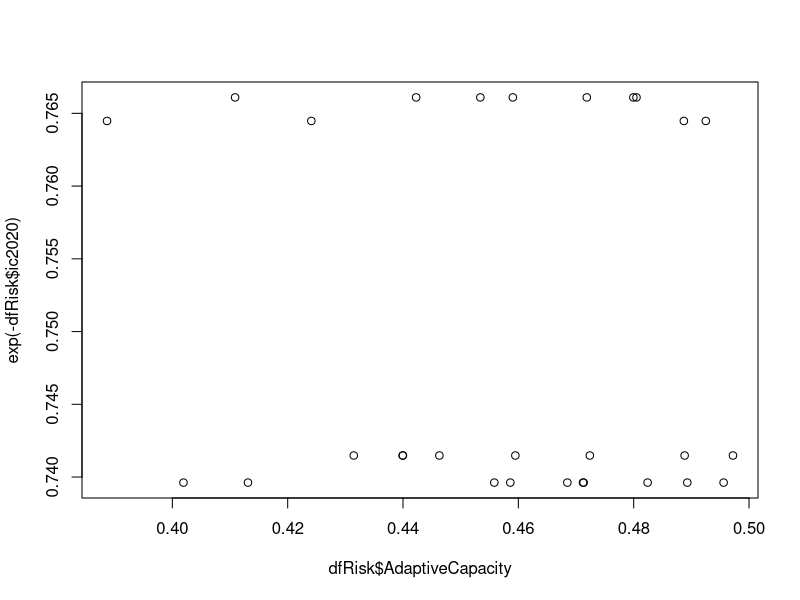
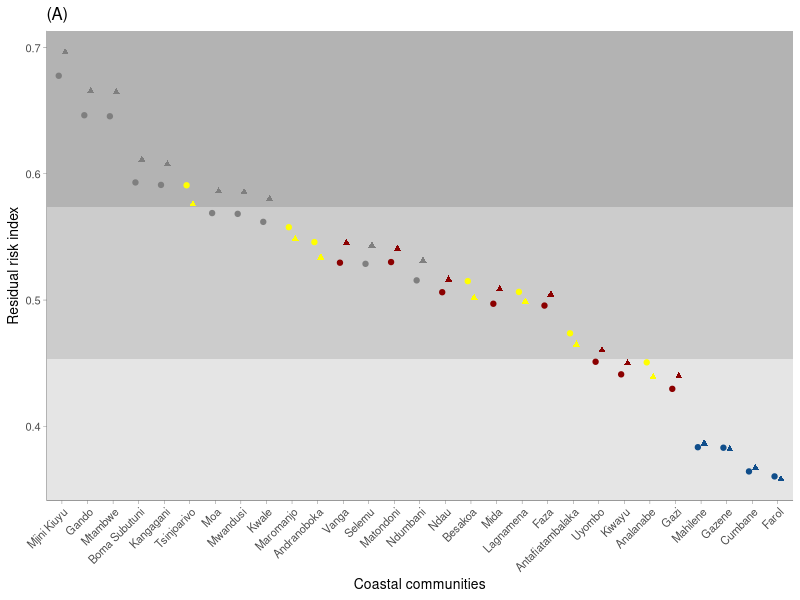
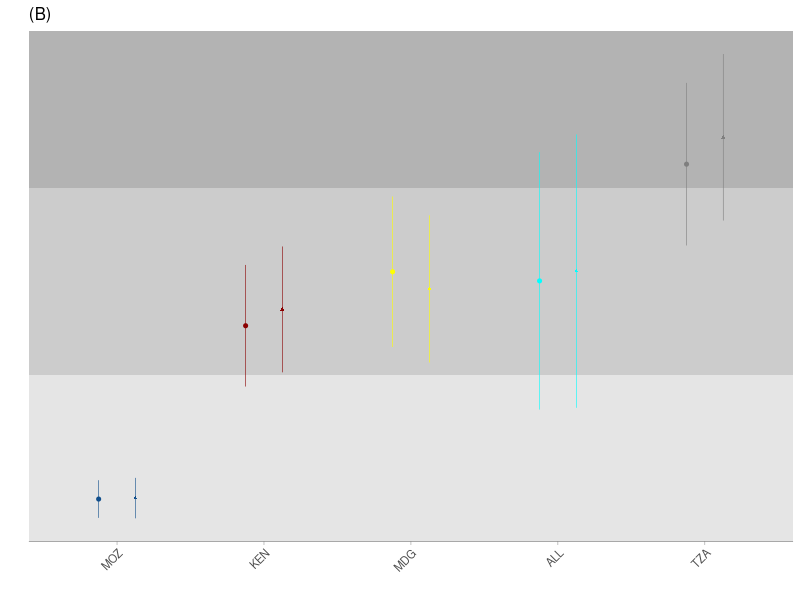

The R source for these figures, in order: (Note: this script raises an error after producing the figures.)
library(tidyverse)
dfRisk <- read_csv("2_Data/sheet/RiskDataFINAL.csv")
dfRisk <- dfRisk %>% mutate(ISO3 = Country,
                            ISO3 = ifelse(ISO3 == "Kenya", "KEN", ISO3),
                            ISO3 = ifelse(ISO3 == "Tanzania", "TZA", ISO3),
                            ISO3 = ifelse(ISO3 == "Madagascar", "MDG", ISO3),
                            ISO3 = ifelse(ISO3 == "Mozambique", "MOZ", ISO3))
I_Ctrl <- read_csv("2_Data/sheet/ImpactControl.csv")
dfRisk <- merge(dfRisk, I_Ctrl, by.x = "ISO3")
plot(dfRisk$AdaptiveCapacity, exp(-dfRisk$ic2020))

##############################################################################################################################
#                                 Estimate potential residual risk and plot difference among villages
#############################################################################################################################
dfRisk<- dfRisk %>% mutate(rr.ssp585 = ((imp.ssp370.2050*Sensitivity)/AdaptiveCapacity)*exp(-ic2020),
                           rr.ssp245 = ((imp.ssp245.2050*Sensitivity)/AdaptiveCapacity)*exp(-ic2020))
df <- rbind(data.frame(sce = "SSP2-4.5", risk = (dfRisk$rr.ssp245), village = dfRisk$Villages, ISO3 = dfRisk$ISO3),
            data.frame(sce = "SSP5-8.5", risk = (dfRisk$rr.ssp585), village = dfRisk$Villages, ISO3 = dfRisk$ISO3))
Q1 <- summary(df$risk)[[2]] #first quartile
Q3 <- summary(df$risk)[[5]] #third quartile
(plt2 <- ggplot(data = df)+
    geom_rect(fill = "grey90", xmin = -Inf, xmax = Inf, ymin = -Inf, ymax = Q1)+
    geom_rect(fill = "grey80", xmin = -Inf, xmax = Inf, ymin = Q1, ymax = Q3)+
    geom_rect(fill = "grey70", xmin = -Inf, xmax = Inf, ymin = Q3, ymax = Inf)+
    #geom_col(aes(reorder(Villages, risk.ssp370.2050), risk.ssp370.2050), width = .2, fill = "grey90")+
    geom_point(aes(x=reorder(village,-risk), y=risk, colour = ISO3, shape = sce), size = 1.5, position = position_dodge2(width =.5))+
    #geom_text(aes(x=reorder(village,risk), y=risk, label = round(risk,2)), size = 2, colour = "black", fontface = "bold",position = position_dodge(width =.5))+
    labs(x = "Coastal communities", y = "Residual risk index", title = "(A)")+
    #scale_y_continuous(expand = c(0,0), limits = c(.25,.55), breaks = seq(.25,.55, 0.05))+
    scale_shape_manual(values = c("SSP2-4.5" = 19, "SSP5-8.5" = 17))+
    theme_classic(base_size = 10)+
    scale_colour_manual(name="", values = c("KEN"="darkred","MDG"="yellow","MOZ"="dodgerblue4","TZA"="grey50"))+
    scale_fill_manual(name="", values = c("KEN"="darkred","MDG"="yellow","MOZ"="dodgerblue4","TZA"="grey50"))+
    theme(legend.position = "", 
          legend.background = element_rect(fill = NA),
          axis.text.x = element_text(angle = 45, vjust = 1, hjust = 1),
          axis.line = element_line(linewidth = .1), 
          axis.ticks = element_line(linewidth = .1)))

#Plots bars for each country
df1 <- dfRisk %>% group_by(ISO3) %>% 
  summarise(mn.585 = mean(rr.ssp585),
            sd.585 = sd(rr.ssp585),
            mn.245 = mean(rr.ssp245),
            sd.245 = sd(rr.ssp245)) %>% ungroup()

df2 <- dfRisk %>% 
  summarise(mn.585 = mean(rr.ssp585),
            sd.585 = sd(rr.ssp585),
            mn.245 = mean(rr.ssp245),
            sd.245 = sd(rr.ssp245)) 
df2 <- cbind(ISO3 = "ALL", df2)
df <- rbind(df1, df2)

df <- rbind(data.frame(sce = "SSP2-4.5", MN = df$mn.245, LL = df$mn.245-df$sd.245, UL = df$mn.245+df$sd.245, ISO3 = df$ISO3),
            data.frame(sce = "SSP5-8.5", MN = df$mn.585, LL = df$mn.585-df$sd.585, UL = df$mn.585+df$sd.585, ISO3 = df$ISO3)) %>% group_by (ISO3) %>% mutate(sortMag = mean(MN))
(plt3 <- ggplot(data = df)+
    geom_rect(fill = "grey90", xmin = -Inf, xmax = Inf, ymin = -Inf, ymax = Q1)+
    geom_rect(fill = "grey80", xmin = -Inf, xmax = Inf, ymin = Q1, ymax = Q3)+
    geom_rect(fill = "grey70", xmin = -Inf, xmax = Inf, ymin = Q3, ymax = Inf)+
    geom_pointrange(aes(x = reorder(ISO3, sortMag), y = MN, ymin = LL, ymax = UL, colour=ISO3, shape = sce),
                    size=.1, linewidth = .2, position = position_dodge(width =.5))+
    scale_colour_manual(name="", values = c("KEN"="darkred","MDG"="yellow","MOZ"="dodgerblue4","TZA"="grey50", "ALL"="cyan"))+
    scale_shape_manual(values = c("SSP2-4.5" = 19, "SSP5-8.5" = 17))+
    labs(y = "", x="", title = "(B)")+
    #scale_y_continuous(expand = c(0,0), limits = c(.25,.55), breaks = seq(.25,.55, 0.05),position = "right")+
    theme_classic(base_size = 10)+
    theme(legend.position = "", 
          panel.background = element_rect(fill = "transparent", colour = NA),
          plot.background = element_rect(fill = "transparent"),
          axis.text.x = element_text(angle = 45, vjust = 1, hjust = 1),
          axis.line.y = element_blank(),
          axis.text.y = element_blank(),
          axis.ticks.y = element_blank(),
          panel.border = element_blank(), 
          axis.line = element_line(linewidth = .1), 
          axis.ticks.x = element_line(linewidth = .1)))
#plt1 + annotation_custom(ggplotGrob(plt2), xmin = 1, xmax = 14, ymin = .5, ymax = .79)
plt2+plt3+plot_layout(ncol = 2, widths = c(5,1))
ggsave("3_Outputs/plots/3_RiskResidual.png", dpi = 1200, height = 4, width = 8)



###################################################################################################################
#                     ECONOMIC VALUATION APPROACHES
##################################################################################################################
#Import value coefficients
econValues <- readxl::read_excel("2_Data/sheet/4_EconomicValuations/EcosystemServiceValueCoefficients.xlsx", sheet = "mini")
dfRisk <- merge(dfRisk, econValues, by.x = "ISO3")
#Find total economic value
dfRisk$TEV = ((dfRisk$corals*dfRisk$CoralsVal)+(dfRisk$seagrass*dfRisk$SeagrassVal)+(dfRisk$mangrove*dfRisk$MangroveVal)+(dfRisk$cropcover*dfRisk$CropsVal))/1e4 #divide by 10000 to convert from meters to hectares
plot(dfRisk$TEV/1e6, dfRisk$rr.ssp585)

#Plot Options Spaces based on residual risk and 
df <- rbind(data.frame(sce = "SSP2-4.5", risk = dfRisk$rr.ssp245, TEV = dfRisk$TEV/1e6, village = dfRisk$Villages, ISO3 = dfRisk$ISO3),
            data.frame(sce = "SSP5-8.5", risk = dfRisk$rr.ssp585, TEV = dfRisk$TEV/1e6, village = dfRisk$Villages, ISO3 = dfRisk$ISO3))
yR <- range(df$risk);xR <- range(df$TEV)
lgd <- expand.grid(x = seq(xR[1],xR[2], diff(xR)/100), 
                   y = seq(yR[1],yR[2], diff(yR)/100)) %>% 
  mutate(x1 = scales::rescale(x),
         y1 = scales::rescale(y),
         mix = rgb(y1,.5,x1))
# Q1 <- summary(df$risk)[[2]] #first quartile
# Q3 <- summary(df$risk)[[5]] #third quartile
# MdV <- median(df$vulnerab)
(plt1 <- ggplot()+
    
    # geom_rect(aes(fill = "LL", xmin = -Inf, xmax = MdV, ymin = -Inf, ymax = Q1), show.legend = FALSE)+
    # geom_rect(aes(fill = "ML", xmin = -Inf, xmax = MdV, ymin = Q1, ymax = Q3), show.legend = FALSE)+
    # geom_rect(aes(fill = "HL", xmin = -Inf, xmax = MdV, ymin = Q3, ymax = Inf), show.legend = FALSE)+
    # geom_rect(aes(fill = "LH", xmin = MdV, xmax = Inf, ymin = -Inf, ymax = Q1), show.legend = FALSE)+
    # geom_rect(aes(fill = "MH", xmin = MdV, xmax = Inf, ymin = Q1, ymax = Q3), show.legend = FALSE)+
    # geom_rect(aes(fill = "HH", xmin = MdV, xmax = Inf, ymin = Q3, ymax = Inf), show.legend = FALSE)+
    # scale_fill_manual(values = c("LL"="#595757","ML"="#806587","HL"="#A874B8",
    #                             "LH"="#468C38","MH"="#8CA289","HH"="#D3B9DB")) +
    geom_raster(data = lgd, aes(x = x, y = y, fill = mix))+
    scale_fill_identity()+
    geom_point(data = df, aes(x = TEV, y = risk, colour = ISO3, shape=sce), size = 1.5) +
    labs(y = "Climate change impacts", x = "", title = "Risk Space")+
    scale_colour_manual(name="", values = c("KEN"="darkred","MDG"="yellow","MOZ"="dodgerblue4","TZA"="grey50"))+
    theme_bw(base_size = 10)+
    scale_x_continuous(expand = c(0,0))+scale_y_continuous(expand = c(0,0))+
    scale_shape_manual(values = c("SSP2-4.5" = 19, "SSP5-8.5" = 17))+
    #geom_vline(xintercept = median(df$vulnerab, na.rm = TRUE), linetype = 2, linewidth = .5, colour = "grey80")+
    theme(legend.position = "bottom",
          legend.title = element_blank(),
          legend.background = element_rect(fill = NA),
          legend.key.size = unit(1, 'cm'),
          legend.text = element_text(size = 2),
          legend.key.height = unit(.1, 'cm'),
          legend.key.width = unit(.1, 'cm'), 
          
          panel.border = element_blank()))
# 
# (plt2 <- ggplot()+
#     # geom_rect(aes(fill = "LL", xmin = -Inf, xmax = MdV, ymin = -Inf, ymax = Q1), show.legend = FALSE)+
#     # geom_rect(aes(fill = "ML", xmin = -Inf, xmax = MdV, ymin = Q1, ymax = Q3), show.legend = FALSE)+
#     # geom_rect(aes(fill = "HL", xmin = -Inf, xmax = MdV, ymin = Q3, ymax = Inf), show.legend = FALSE)+
#     # geom_rect(aes(fill = "LH", xmin = MdV, xmax = Inf, ymin = -Inf, ymax = Q1), show.legend = FALSE)+
#     # geom_rect(aes(fill = "MH", xmin = MdV, xmax = Inf, ymin = Q1, ymax = Q3), show.legend = FALSE)+
#     # geom_rect(aes(fill = "HH", xmin = MdV, xmax = Inf, ymin = Q3, ymax = Inf), show.legend = FALSE)+
#     # scale_fill_manual(values = c("LL"="#595757","ML"="#806587","HL"="#A874B8","LH"="#468C38","MH"="#8CA289","HH"="#D3B9DB")) +
#     geom_raster(data = lgd, aes(x = x, y = y, fill = mix))+
#     scale_fill_identity()+
#     
#     geom_point(data = df, aes(x = vulnerab, y = impact), alpha = 0) +
#     labs(y = "", x = "", title = "Options Space")+
#     scale_y_continuous(breaks = c(.3, .43, .55), labels = c("Low", "Medium", "High") , position = "right", expand = c(0,0))+
#     scale_x_continuous(breaks = c(1.02, 1.3), labels = c("Low","High"), expand = c(0,0))+
#     theme_bw(base_size = 10)+
#     theme(axis.text.y = element_text(angle = 90),
#           axis.ticks = element_blank(), 
#           panel.border = element_blank()))

library(patchwork)
plt1+plt2+plot_layout(ncol = 2)
#ggsave("outputs/xx1.png", width = 5.5, height = 4, dpi = 1200)
